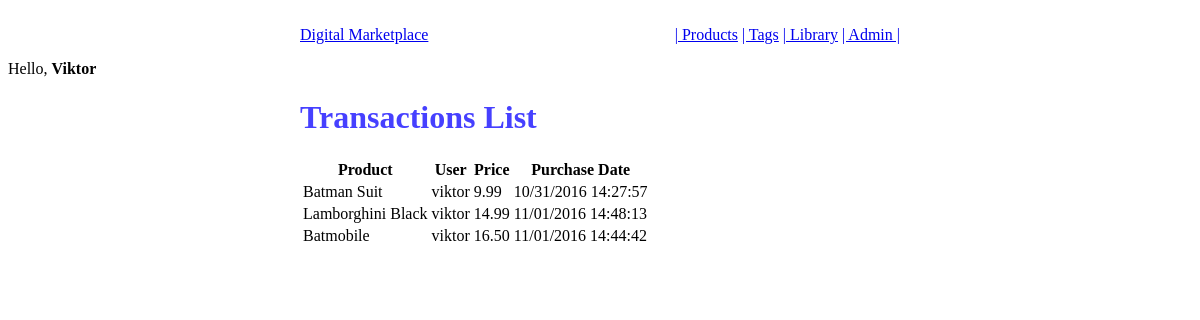
/seller/transactions/ (signed in), run on an earlier commit of the app's database.
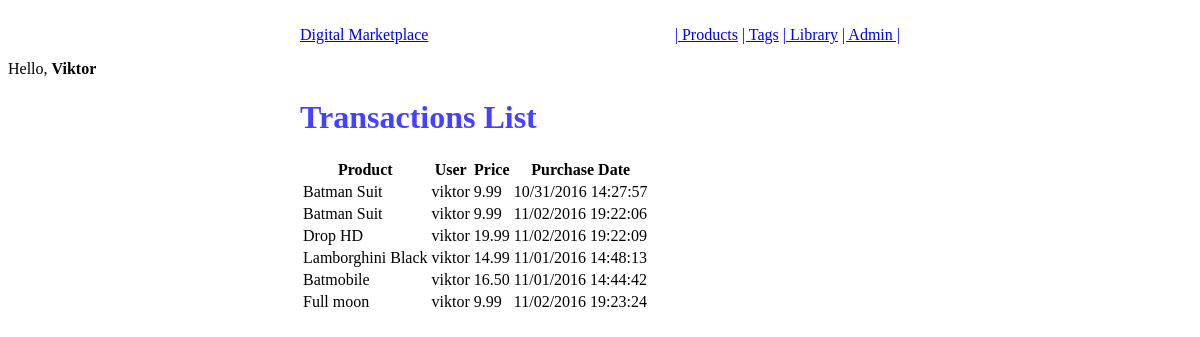
And on a later commit of the database.
### billing/models.py (models this page shows, shortened)
class Transaction(m.Model):
    user = m.ForeignKey(User)
    product = m.ForeignKey(Product)
    price = m.DecimalField(max_digits=100, decimal_places=2)
    timestamp = m.DateTimeField(auto_now_add=True, auto_now=False)
    success = m.BooleanField(default=True)

### products/models.py (models this page shows, shortened)
class Product(m.Model):
    seller = m.ForeignKey(SellerAccount)
    title = m.CharField(max_length=30)
    slug = m.SlugField(blank=True, unique=True)
    description = m.TextField(blank=True)
    media = m.ImageField(blank=True, null=True, upload_to=helpers.media_location)
    price = m.DecimalField(max_digits=100, decimal_places=2, default=9.99)
    sale_price = m.DecimalField(max_digits=100, decimal_places=2, default=6.99, null=True, blank=True)
    on_sale = m.BooleanField(default=False)
    is_available = m.BooleanField(default=True)  # is the product available to purchase?
    def __str__(self):
        return self.title

### sellers/views.py (the view)
class SellerTransactionList(SellerAccountMixin, ListView):
    model = Transaction
    template_name = 'sellers/transaction_list_view.html'
    def get_queryset(self):
        transactions = self.get_transactions()
        return transactions

### digitalmarket/mixins.py (called while the page is built)
    @method_decorator(login_required)
    def dispatch(self, request, *args, **kwargs):
        return super(LoginRequiredMixin, self).dispatch(request, *args, **kwargs)

### sellers/mixins.py (called while the page is built)
    def get_account(self):
        user = self.request.user
        accounts = SellerAccount.objects.filter(user=user)
        if accounts.exists() and accounts.count() == 1:
            self.account = accounts.first()
            return accounts.first()
        return None

    def get_products(self):
        account = self.get_account()
        products = Product.objects.filter(seller=account)
        return products

    def get_transactions(self):
        products = self.get_products()
        transactions = Transaction.objects.filter(product__in=products)
        return transactions

### templates/sellers/transaction_list_view.html
{% extends 'base.html' %}
{% block content %}
<h1>Transactions List</h1>
    {% include 'sellers/transaction_list_snippet.html' with transaction_list=object_list time='detailed' %}
{% endblock %}

### templates/base.html (shortened to what this page needs)
{% load staticfiles %}
<!DOCTYPE html>
<html lang="en" xmlns="http://www.w3.org/1999/html">
<head>
</head>
    <link rel="stylesheet" href="//code.jquery.com/ui/1.12.1/themes/base/jquery-ui.css">
    <link rel="stylesheet" href="{% static 'css/base.css' %}" />
<body>
<nav class="main-nav">
    <ul class="pull-left first-nav">
        <li><a href="{% url 'dashboard' %}">Digital Marketplace</a></li>
    </ul>
    <ul class="pull-right">
        <li><a href="{% url 'products:list' %}">| Products</a></li>
        <li><a href="{% url 'tags:list' %}">| Tags</a></li>
        <li><a href="#">| Library</a></li>
        <li><a href="http://localhost:8000/admin">| Admin |</a></li>
    </ul>
</nav>
<div class="greeting">
    {% if request.user.is_authenticated %}
        <p>Hello, <strong>{{ request.user.username|capfirst }}</strong></p>
    {% else %}
        <p>Hello, please identify yourself</p>
    {% endif %}
</div>
<div class="main-content">
    {% block content %}{% endblock content %}
</div>
</body>
</html>

### templates/sellers/transaction_list_snippet.html
<table>
    <thead>
        <th>Product</th>
        <th>User</th>
        <th>Price</th>
        <th>Purchase Date</th>
    </thead>
    <tbody>
    {% for t in transaction_list %}
    <tr>
        <td>{{ t.product }}</td>
        <td>{{ t.user }}</td>
        <td>{{ t.price }}</td>
        {% if time == 'since' %}
            <td>{{ t.timestamp|timesince }}</td>
        {% elif time == 'detailed' %}
            <td>{{ t.timestamp|date:"SHORT_DATE_FORMAT" }} {{ t.timestamp|date:"H:i:s" }}</td>
        {% endif %}
    </tr>
    {%  endfor %}
    </tbody>
</table>

### static/css/base.css (style rules this page uses)
h1 { color: #4640ff; }

What changed in the data, as far as the page shows it:
added Transaction: product "Batman Suit", user "viktor", price "9.99", timestamp "11/02/2016", timestamp "19:22:06"
added Transaction: product "Drop HD", user "viktor", price "19.99", timestamp "11/02/2016", timestamp "19:22:09"
added Transaction: product "Full moon", user "viktor", price "9.99", timestamp "11/02/2016", timestamp "19:23:24"
